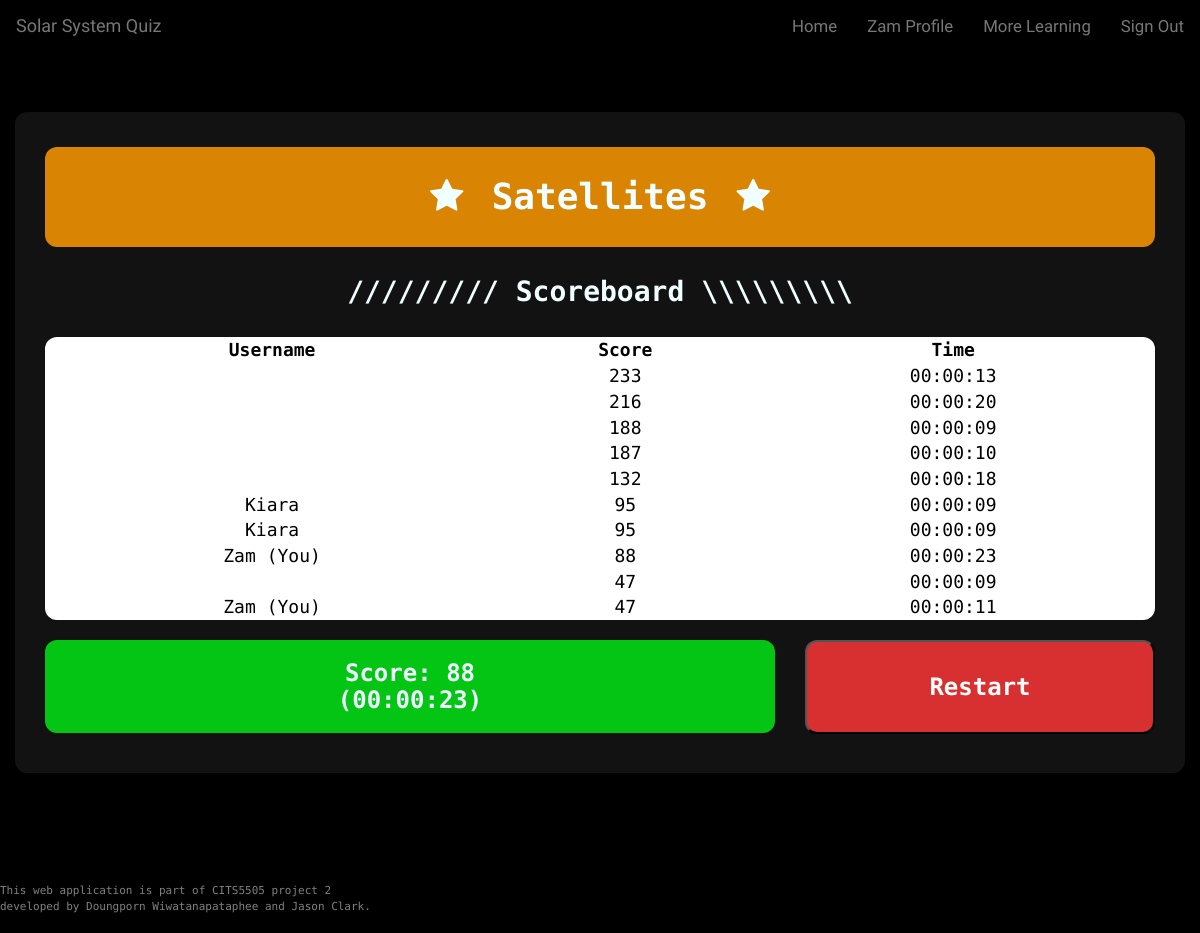
/result (signed in), run on the app's committed database.
### app/models.py (models this page shows, shortened)
class User(UserMixin, db.Model):
    __tablename__ = 'user_table'
    id = db.Column(db.Integer, primary_key=True)
    username = db.Column(db.String(64), index=True, unique=True)
    user_type = db.Column(db.String(64))
    email = db.Column(db.String(120), index=True, unique=True)
    password_hash = db.Column(db.String(128))
    posts = db.relationship('Post', backref='author', lazy='dynamic')
    about_me = db.Column(db.String(140))
    last_seen = db.Column(db.DateTime, default=datetime.utcnow)
    score_child = db.relationship("Score", backref = 'user_parent')
    quiz_unlocked = db.Column(db.Integer, default=0)

class QuestionSet(db.Model):
    __tablename__ = 'questionset'
    id = db.Column(db.Integer, primary_key = True)
    name = db.Column(db.String(64))
    module = db.Column(db.String(64))
    number_of_questions = db.Column(db.Integer)
    child = db.relationship("CurrentQuestion")
    score_child = db.relationship('Score', backref= 'questionset_parent')

class Score(db.Model):
    __tablename__ = 'score'
    id = db.Column(db.Integer, primary_key = True)
    user_id = db.Column(db.Integer, db.ForeignKey('user_table.id'))
    questionset_id = db.Column(db.Integer, db.ForeignKey('questionset.id'))
    score = db.Column(db.Integer, default=0)
    time_taken = db.Column(db.Time, default=0)

### app/routes.py (the view)
@app.route('/result', methods=['GET'])
def result():
    latest_score = Score.query.filter_by(user_id=current_user.id).all()[-1]
    latest_module_id = latest_score.questionset_id
    latest_module = latest_score.questionset_parent.name
    latest_time_taken = latest_score.time_taken
    scoreSorted = Score.query.filter_by(questionset_id=latest_module_id).order_by(Score.score.desc()).all()
    return render_template('result.html', latestScore=latest_score, scoreSorted=scoreSorted, moduleName=latest_module, timeTaken=latest_time_taken)

### app/models.py (called while the page is built)
@login.user_loader
def load_user(id):
    return User.query.get(int(id))

### app/routes.py (called while the page is built)
@app.before_request
def before_request():
    from_zone = tz.tzutc()
    to_zone = tz.tzlocal()
    utc = datetime.utcnow()
    utc = utc.replace(tzinfo=from_zone)
    central = utc.astimezone(to_zone)   # convert to local timezone
    if current_user.is_authenticated:
        current_user.last_seen = central
        db.session.commit()

### app/templates/result.html (shortened to what this page needs)
{% extends 'base.html' %}
{% block body %}
<div class="container result-container">
    <h2 class="result-module"><i class="fa fa-star fa-fw"></i>&nbsp;{{ moduleName }}&nbsp;<i class="fa fa-star fa-fw"></i></h2>
    <h2 class="result-scoreboard">///////// Scoreboard \\\\\\\\\</h2>
    <table class="result-table">
        <thead>
            <tr>
                <th>Username</th>
                <th>Score</th>
                <th>Time</th>
            </tr>
        </thead>
        <tbody>
        {% for score in scoreSorted %}
        {%  if loop.index <= 10  %}
            <tr>
                {% if current_user.id == score.user_parent.id %}
                <td>{{ score.user_parent.username }} (You)</td>
                {% else %}
                <td>{{ score.user_parent.username }}</td>
                {% endif %}
                <td>{{ score.score }}</td>
                <td>{{ score.time_taken }}</td>
            </tr>
        {% endif %}
        {% endfor %}
        </tbody>
    </table>
    <div class="row">
        <div class="col-xs-8">
            <h3 class="result-score">Score: {{ latestScore.score }} <br> ({{ timeTaken }})</h3>
        </div>
        <div class="col-xs-4">
            <a href='/'><button class="restart-button">Restart</button></a>
        </div>
    </div>
</div>
{% endblock %}

### app/templates/base.html (shortened to what this page needs)
<!DOCTYPE html>
<html lang="en">
<head>
    <link rel="stylesheet" href="https://maxcdn.bootstrapcdn.com/bootstrap/3.4.1/css/bootstrap.min.css">
    <link rel="stylesheet" type="text/css" href="{{ url_for('static', filename='css/theme.css') }}">
    <link rel="stylesheet" href="https://cdnjs.cloudflare.com/ajax/libs/font-awesome/4.7.0/css/font-awesome.min.css">
</head>
<body>
    {% block navbar %}
    <nav class="navbar navbar-default">
            <div class="navbar-header">
                <a class="navbar-brand" href="{{ url_for('home') }}">Solar System Quiz</a>
            </div>
            <div class="collapse navbar-collapse" id="bs-example-navbar-collapse-1">
                <ul class="nav navbar-nav navbar-right">
                    {% if current_user.is_authenticated %}
                    <li><a id="nav_home" href="{{ url_for('home') }}">Home</a></li>
                    <li><a id="nav_profile" href="{{ url_for('user_profile', username=current_user.username) }}">{{ current_user.username }} Profile</a></li>
                    <li><a id="nav_learning" href="{{ url_for('more_learning') }}">More Learning</a></li>
                    <li><a id="nav_logout" href="{{ url_for('logout') }}">Sign Out</a></li>
                    {% else %}
                    <li><a id="nav_home" href="{{ url_for('home') }}">Home</a></li>
                    <li><a id="nav_login" href="{{ url_for('login') }}">Login</a></li>
                    <li><a id="nav_register" href="{{ url_for('register') }}">Register</a></li>
                    <li><a id="nav_learning" href="{{ url_for('more_learning') }}">More Learning</a></li>
                    {% endif %}
                </ul>
            </div>
    </nav>
    {% endblock %}
    <div class="points-container">
    </div>
    {% block body %}{% endblock %}
    <footer>
        <p>This web application is part of CITS5505 project 2 <br>
           developed by Doungporn Wiwatanapataphee and Jason Clark.</p>
    </footer>
</body>
</html>

### app/static/css/theme.css (style rules this page uses)
* { box-sizing: border-box; }
body { font-family: 'Space Mono', monospace; background-color: black; color: azure; padding-bottom: 60px; margin-bottom: 100px; }
html { scroll-behavior: smooth; }
.navbar { font-family: 'Audiowide', cursive; background-color: black; border-color: black; top: 0; }
.nav a { font-size: 1.2em !important; }
.points-container { padding: 20px; display: flex; margin: 0 auto; text-align: center; }
.result-container { background-color: #121212; border-radius: 12px; padding: 15px 30px 30px 30px; }
.result-module { background-color: #da8403; border-radius: 12px; padding: 30px; text-align: center; font-weight: bold; font-size: 36px; }
.result-score { background-color: #03da15e5; border-radius: 12px; padding: 20px; text-align: center; font-weight: bold; font-size: 24px; }
.restart-button { color: #ffffff; background-color: #d83030; border-radius: 12px; padding: 28px; text-align: center; font-weight: bold; font-size: 24px; filter: brightness(1); width: 100%; margin-top: 20px; }
.result-scoreboard { margin-top: 0; border-radius: 12px; padding: 20px; text-align: center; font-weight: bold; font-size: 28px; }
.result-table { width: 100%; font-size: 18px; padding: 20px; border-collapse: collapse; border-spacing: 10px; text-align: center; background-color: #ffffff; color: black; border-radius: 12px; }
.result-table th { text-align: center; }
footer { position: fixed; font-size: 11px; background: black; color:grey; bottom: 0; left: 0; height: 50px; width: 100%; }

### data on the page
User: username "Zam"
QuestionSet: name "Satellites"
Score: score "233", time_taken "00:00:13"
Score: score "216", time_taken "00:00:20"
Score: score "188", time_taken "00:00:09"
Score: score "187", time_taken "00:00:10"
Score: score "132", time_taken "00:00:18"
Score: user_parent.username "Kiara", score "95", time_taken "00:00:09"
Score: user_parent.username "Kiara", score "95", time_taken "00:00:09"
Score: user_parent.username "Zam", score "88", time_taken "00:00:23"
Score: score "47", time_taken "00:00:09"
Score: user_parent.username "Zam", score "47", time_taken "00:00:11"
